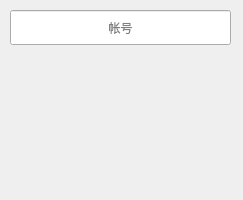
<?xml version="1.0" encoding="UTF-8"?>
<ui version="4.0">
 <class>MyDescPage</class>
 <widget class="QDialog" name="MyDescPage">
  <property name="geometry">
   <rect>
    <x>0</x>
    <y>0</y>
    <width>243</width>
    <height>200</height>
   </rect>
  </property>
  <property name="windowTitle">
   <string>Dialog</string>
  </property>
  <property name="modal">
   <bool>true</bool>
  </property>
  <widget class="QLineEdit" name="lineEdit">
   <property name="geometry">
    <rect>
     <x>10</x>
     <y>10</y>
     <width>221</width>
     <height>35</height>
    </rect>
   </property>
   <property name="styleSheet">
    <string notr="true">font: 16pt &quot;Ubuntu&quot;;</string>
   </property>
   <property name="alignment">
    <set>Qt::AlignCenter</set>
   </property>
   <property name="placeholderText">
    <string>帐号</string>
   </property>
  </widget>
  <widget class="QLabel" name="label">
   <property name="geometry">
    <rect>
     <x>0</x>
     <y>50</y>
     <width>241</width>
     <height>151</height>
    </rect>
   </property>
   <property name="text">
    <string/>
   </property>
  </widget>
 </widget>
 <resources/>
 <connections/>
</ui>
